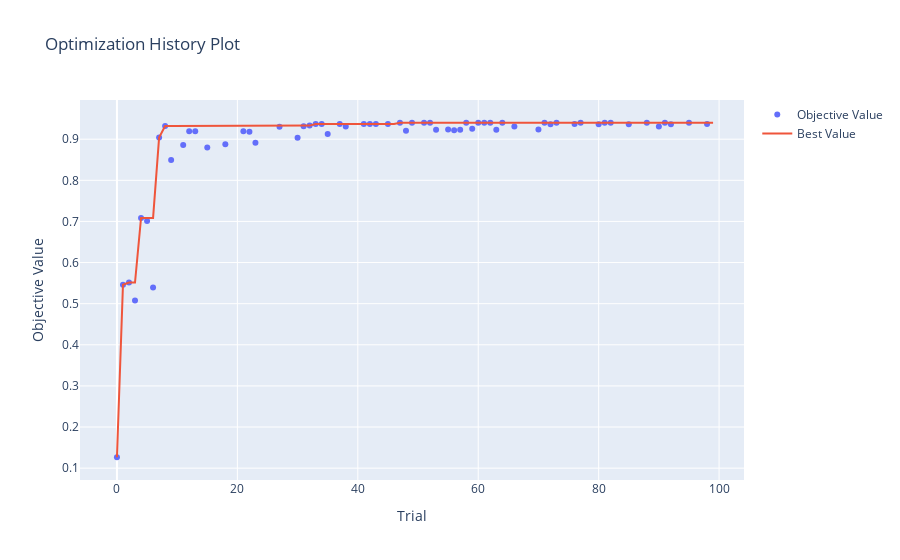
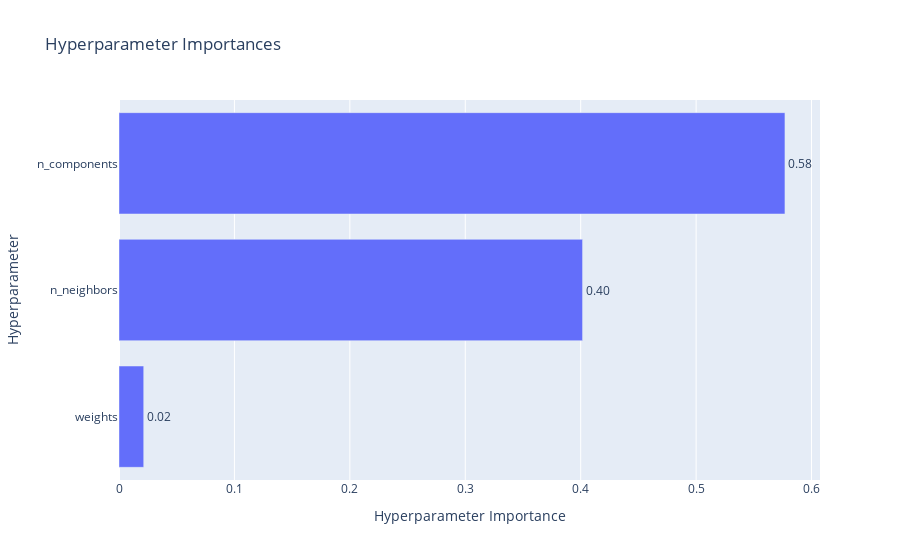
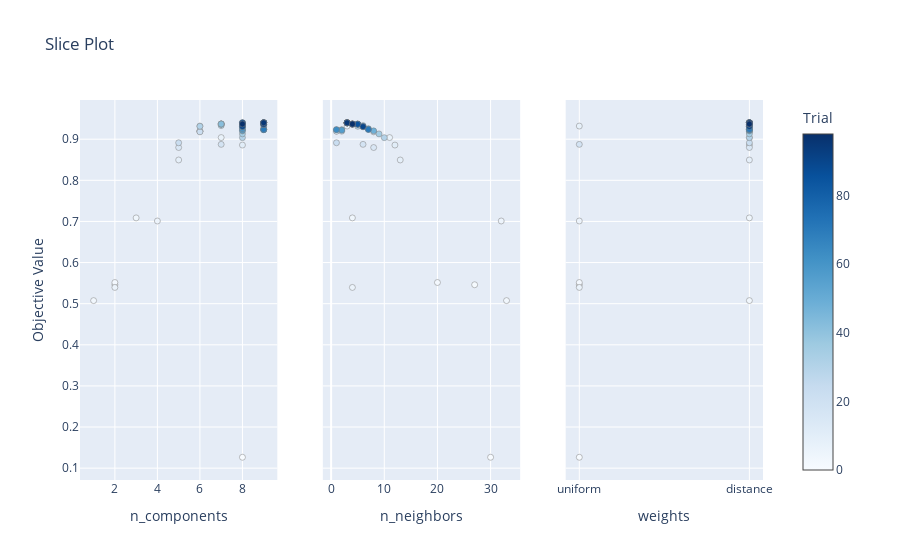

Notebook source saved alongside these figures, in order:
### Code cell
import numpy as np
import joblib  # for saving the model
from sklearn.model_selection import train_test_split
from sklearn.preprocessing import StandardScaler
from sklearn.metrics import accuracy_score
from sklearn.decomposition import KernelPCA, PCA
from sklearn.neighbors import KNeighborsClassifier
import optuna
import optuna.visualization as vis

n = 9

X = np.load('Datasets/kryptonite-%s-X.npy' % (n))
y = np.load('Datasets/kryptonite-%s-y.npy' % (n))

X_train_total, X_test, y_train_total, y_test = train_test_split(X, y, test_size=0.1, random_state=42)  # 10% of all data for final model evaluation

# To hold the best model and accuracy score
best_model = None
best_accuracy = -1

def objective(trial):
    global best_model, best_scaler, best_accuracy, best_pca

    # Shuffle and split data
    X_train, X_val, y_train, y_val = train_test_split(X_train_total, y_train_total, test_size=0.8, random_state=42)

    scaler = StandardScaler()
    X_train_scaled = scaler.fit_transform(X_train)
    X_val_scaled = scaler.transform(X_val)

    pca = PCA(n_components=trial.suggest_int('n_components', 1, X_train_scaled.shape[1]))
    X_train_scaled = pca.fit_transform(X_train_scaled)
    X_val_scaled = pca.transform(X_val_scaled)

    # KNN Classifier parameters
    classifier = KNeighborsClassifier(
        n_neighbors=trial.suggest_int('n_neighbors', 1, 50),
        weights=trial.suggest_categorical('weights', ['uniform', 'distance']),
        n_jobs=-1
    )

    # Train the classifier
    classifier.fit(X_train_scaled, y_train)

    # Evaluate on the validation set
    y_val_pred = classifier.predict(X_val_scaled)
    val_accuracy = accuracy_score(y_val, y_val_pred)

    # Report validation accuracy for pruning
    trial.report(val_accuracy, step=0)

    # Check if the trial should be pruned
    if trial.should_prune():
        raise optuna.TrialPruned()

    # If this is the best model so far, save it
    if val_accuracy > best_accuracy:
        best_accuracy = val_accuracy
        best_model = classifier  # Update the best model
        best_scaler = scaler
        best_pca = pca
        # Save the best model
        joblib.dump(best_model, 'best_knn_model.joblib')
        print(f"New best model saved with accuracy: {best_accuracy:.4f}")

    return val_accuracy

# Create a study object with a pruner
pruner = optuna.pruners.MedianPruner(n_startup_trials=10)
study = optuna.create_study(direction="maximize", pruner=pruner)

# Optimize the objective function
study.optimize(objective, n_trials=100)

print("Best hyperparameters:", study.best_params)
print("Best value:", study.best_value)
# print("Best model saved as 'best_knn_model.joblib'.")

# Optional: Visualize optimization results
vis.plot_optimization_history(study).show()
vis.plot_param_importances(study).show()
vis.plot_slice(study).show()

# Evaluate on the validation set
X_test_scaled = best_scaler.transform(X_test)
X_test_scaled = best_pca.transform(X_test_scaled)
y_test_pred = best_model.predict(X_test_scaled)
val_accuracy = accuracy_score(y_test, y_test_pred)

### Figure 1 — Plotly figure (JSON) as saved in the notebook; plotly's stock layout.template omitted (floating-point values rounded to 4 significant figures)
{"data": [{"mode": "markers", "name": "Objective Value", "type": "scatter", "x": [0, 1, 2, 3, 4, 5, 6, 7, 8, 9, 11, 12, 13, 15, 18, 21, 22, 23, 27, 30, 31, 32, 33, 34, 35, 37, 38, 41, 42, 43, 45, 47, 48, 49, 51, 52, 53, 55, 56, 57, 58, 59, 60, 61, 62, 63, 64, 66, 70, 71, 72, 73, 76, 77, 80, 81, 82, 85, 88, 90, 91, 92, 95, 98], "y": [0.1265, 0.546, 0.5515, 0.5075, 0.7086, 0.7011, 0.5395, 0.9039, 0.9319, 0.8495, 0.8857, 0.9195, 0.9195, 0.8797, 0.8874, 0.9195, 0.9178, 0.8913, 0.9301, 0.9037, 0.9313, 0.933, 0.937, 0.9369, 0.9129, 0.9369, 0.9306, 0.9369, 0.9369, 0.9369, 0.9369, 0.94, 0.9202, 0.9398, 0.9398, 0.9398, 0.9232, 0.9238, 0.9218, 0.9232, 0.94, 0.9255, 0.9398, 0.9398, 0.9398, 0.9232, 0.9398, 0.9306, 0.9238, 0.9398, 0.9363, 0.9398, 0.9368, 0.9398, 0.9363, 0.9398, 0.9398, 0.9363, 0.94, 0.9306, 0.9398, 0.9362, 0.9398, 0.9369]}, {"mode": "lines", "name": "Best Value", "type": "scatter", "x": [0, 1, 2, 3, 4, 5, 6, 7, 8, 9, 10, 11, 12, 13, 14, 15, 16, 17, 18, 19, 20, 21, 22, 23, 24, 25, 26, 27, 28, 29, 30, 31, 32, 33, 34, 35, 36, 37, 38, 39, 40, 41, 42, 43, 44, 45, 46, 47, 48, 49, 50, 51, 52, 53, 54, 55, 56, 57, 58, 59, 60, 61, 62, 63, 64, 65, 66, 67, 68, 69, 70, 71, 72, 73, 74, 75, 76, 77, 78, 79, 80, 81, 82, 83, 84, 85, 86, 87, 88, 89, 90, 91, 92, 93, 94, 95, 96, 97, 98, 99], "y": [0.1265, 0.546, 0.5515, 0.5515, 0.7086, 0.7086, 0.7086, 0.9039, 0.9319, 0.9319, 0.9319, 0.9319, 0.9319, 0.9319, 0.9319, 0.9319, 0.9319, 0.9319, 0.9319, 0.9319, 0.9319, 0.9319, 0.9319, 0.9319, 0.9319, 0.9319, 0.9319, 0.9319, 0.9319, 0.9319, 0.9319, 0.9319, 0.933, 0.937, 0.937, 0.937, 0.937, 0.937, 0.937, 0.937, 0.937, 0.937, 0.937, 0.937, 0.937, 0.937, 0.937, 0.94, 0.94, 0.94, 0.94, 0.94, 0.94, 0.94, 0.94, 0.94, 0.94, 0.94, 0.94, 0.94, 0.94, 0.94, 0.94, 0.94, 0.94, 0.94, 0.94, 0.94, 0.94, 0.94, 0.94, 0.94, 0.94, 0.94, 0.94, 0.94, 0.94, 0.94, 0.94, 0.94, 0.94, 0.94, 0.94, 0.94, 0.94, 0.94, 0.94, 0.94, 0.94, 0.94, 0.94, 0.94, 0.94, 0.94, 0.94, 0.94, 0.94, 0.94, 0.94, 0.94]}, {"marker": {"color": "#cccccc"}, "mode": "markers", "name": "Infeasible Trial", "showlegend": false, "type": "scatter", "x": [], "y": []}], "layout": {"title": {"text": "Optimization History Plot"}, "xaxis": {"title": {"text": "Trial"}}, "yaxis": {"title": {"text": "Objective Value"}}}}

### Figure 2 — Plotly figure (JSON) as saved in the notebook; plotly's stock layout.template omitted (floating-point values rounded to 4 significant figures)
{"data": [{"cliponaxis": false, "hovertemplate": ["weights (CategoricalDistribution): 0.021413206992476428<extra></extra>", "n_neighbors (IntDistribution): 0.4016259793814471<extra></extra>", "n_components (IntDistribution): 0.5769608136260764<extra></extra>"], "name": "Objective Value", "orientation": "h", "text": ["0.02", "0.40", "0.58"], "textposition": "outside", "type": "bar", "x": [0.02141, 0.4016, 0.577], "y": ["weights", "n_neighbors", "n_components"]}], "layout": {"title": {"text": "Hyperparameter Importances"}, "xaxis": {"title": {"text": "Hyperparameter Importance"}}, "yaxis": {"title": {"text": "Hyperparameter"}}}}

### Figure 3 — Plotly figure (JSON) as saved in the notebook; plotly's stock layout.template omitted (floating-point values rounded to 4 significant figures)
{"data": [{"marker": {"color": [0, 1, 2, 3, 4, 5, 6, 7, 8, 9, 11, 12, 13, 15, 18, 21, 22, 23, 27, 30, 31, 32, 33, 34, 35, 37, 38, 41, 42, 43, 45, 47, 48, 49, 51, 52, 53, 55, 56, 57, 58, 59, 60, 61, 62, 63, 64, 66, 70, 71, 72, 73, 76, 77, 80, 81, 82, 85, 88, 90, 91, 92, 95, 98], "colorbar": {"title": {"text": "Trial"}, "x": 1, "xpad": 40}, "colorscale": [[0, "rgb(247,251,255)"], [0.125, "rgb(222,235,247)"], [0.25, "rgb(198,219,239)"], [0.375, "rgb(158,202,225)"], [0.5, "rgb(107,174,214)"], [0.625, "rgb(66,146,198)"], [0.75, "rgb(33,113,181)"], [0.875, "rgb(8,81,156)"], [1, "rgb(8,48,107)"]], "line": {"color": "Grey", "width": 0.5}, "showscale": true}, "mode": "markers", "name": "Feasible Trial", "showlegend": false, "type": "scatter", "x": [8, 2, 2, 1, 3, 4, 2, 7, 6, 5, 8, 6, 6, 5, 7, 6, 6, 5, 9, 8, 6, 7, 7, 7, 8, 7, 8, 7, 7, 8, 8, 8, 8, 9, 9, 9, 9, 9, 8, 9, 8, 8, 9, 9, 9, 9, 9, 8, 9, 9, 9, 9, 8, 9, 9, 9, 9, 9, 8, 8, 9, 9, 9, 8], "xaxis": "x", "y": [0.1265, 0.546, 0.5515, 0.5075, 0.7086, 0.7011, 0.5395, 0.9039, 0.9319, 0.8495, 0.8857, 0.9195, 0.9195, 0.8797, 0.8874, 0.9195, 0.9178, 0.8913, 0.9301, 0.9037, 0.9313, 0.933, 0.937, 0.9369, 0.9129, 0.9369, 0.9306, 0.9369, 0.9369, 0.9369, 0.9369, 0.94, 0.9202, 0.9398, 0.9398, 0.9398, 0.9232, 0.9238, 0.9218, 0.9232, 0.94, 0.9255, 0.9398, 0.9398, 0.9398, 0.9232, 0.9398, 0.9306, 0.9238, 0.9398, 0.9363, 0.9398, 0.9368, 0.9398, 0.9363, 0.9398, 0.9398, 0.9363, 0.94, 0.9306, 0.9398, 0.9362, 0.9398, 0.9369], "yaxis": "y"}, {"marker": {"color": [0, 1, 2, 3, 4, 5, 6, 7, 8, 9, 11, 12, 13, 15, 18, 21, 22, 23, 27, 30, 31, 32, 33, 34, 35, 37, 38, 41, 42, 43, 45, 47, 48, 49, 51, 52, 53, 55, 56, 57, 58, 59, 60, 61, 62, 63, 64, 66, 70, 71, 72, 73, 76, 77, 80, 81, 82, 85, 88, 90, 91, 92, 95, 98], "colorbar": {"title": {"text": "Trial"}, "x": 1, "xpad": 40}, "colorscale": [[0, "rgb(247,251,255)"], [0.125, "rgb(222,235,247)"], [0.25, "rgb(198,219,239)"], [0.375, "rgb(158,202,225)"], [0.5, "rgb(107,174,214)"], [0.625, "rgb(66,146,198)"], [0.75, "rgb(33,113,181)"], [0.875, "rgb(8,81,156)"], [1, "rgb(8,48,107)"]], "line": {"color": "Grey", "width": 0.5}, "showscale": false}, "mode": "markers", "name": "Feasible Trial", "showlegend": false, "type": "scatter", "x": [30, 27, 20, 33, 4, 32, 4, 11, 3, 13, 12, 1, 1, 8, 6, 2, 8, 1, 6, 10, 5, 6, 5, 4, 9, 4, 6, 4, 4, 4, 4, 3, 8, 3, 3, 3, 2, 7, 2, 1, 3, 7, 3, 3, 3, 1, 3, 6, 7, 3, 5, 3, 5, 3, 5, 3, 3, 5, 3, 6, 3, 4, 3, 4], "xaxis": "x2", "y": [0.1265, 0.546, 0.5515, 0.5075, 0.7086, 0.7011, 0.5395, 0.9039, 0.9319, 0.8495, 0.8857, 0.9195, 0.9195, 0.8797, 0.8874, 0.9195, 0.9178, 0.8913, 0.9301, 0.9037, 0.9313, 0.933, 0.937, 0.9369, 0.9129, 0.9369, 0.9306, 0.9369, 0.9369, 0.9369, 0.9369, 0.94, 0.9202, 0.9398, 0.9398, 0.9398, 0.9232, 0.9238, 0.9218, 0.9232, 0.94, 0.9255, 0.9398, 0.9398, 0.9398, 0.9232, 0.9398, 0.9306, 0.9238, 0.9398, 0.9363, 0.9398, 0.9368, 0.9398, 0.9363, 0.9398, 0.9398, 0.9363, 0.94, 0.9306, 0.9398, 0.9362, 0.9398, 0.9369], "yaxis": "y2"}, {"marker": {"color": [0, 1, 2, 3, 4, 5, 6, 7, 8, 9, 11, 12, 13, 15, 18, 21, 22, 23, 27, 30, 31, 32, 33, 34, 35, 37, 38, 41, 42, 43, 45, 47, 48, 49, 51, 52, 53, 55, 56, 57, 58, 59, 60, 61, 62, 63, 64, 66, 70, 71, 72, 73, 76, 77, 80, 81, 82, 85, 88, 90, 91, 92, 95, 98], "colorbar": {"title": {"text": "Trial"}, "x": 1, "xpad": 40}, "colorscale": [[0, "rgb(247,251,255)"], [0.125, "rgb(222,235,247)"], [0.25, "rgb(198,219,239)"], [0.375, "rgb(158,202,225)"], [0.5, "rgb(107,174,214)"], [0.625, "rgb(66,146,198)"], [0.75, "rgb(33,113,181)"], [0.875, "rgb(8,81,156)"], [1, "rgb(8,48,107)"]], "line": {"color": "Grey", "width": 0.5}, "showscale": false}, "mode": "markers", "name": "Feasible Trial", "showlegend": false, "type": "scatter", "x": ["uniform", "uniform", "uniform", "distance", "distance", "uniform", "uniform", "distance", "uniform", "distance", "distance", "distance", "distance", "distance", "uniform", "distance", "distance", "distance", "distance", "distance", "distance", "distance", "distance", "distance", "distance", "distance", "distance", "distance", "distance", "distance", "distance", "distance", "distance", "distance", "distance", "distance", "distance", "distance", "distance", "distance", "distance", "distance", "distance", "distance", "distance", "distance", "distance", "distance", "distance", "distance", "distance", "distance", "distance", "distance", "distance", "distance", "distance", "distance", "distance", "distance", "distance", "distance", "distance", "distance"], "xaxis": "x3", "y": [0.1265, 0.546, 0.5515, 0.5075, 0.7086, 0.7011, 0.5395, 0.9039, 0.9319, 0.8495, 0.8857, 0.9195, 0.9195, 0.8797, 0.8874, 0.9195, 0.9178, 0.8913, 0.9301, 0.9037, 0.9313, 0.933, 0.937, 0.9369, 0.9129, 0.9369, 0.9306, 0.9369, 0.9369, 0.9369, 0.9369, 0.94, 0.9202, 0.9398, 0.9398, 0.9398, 0.9232, 0.9238, 0.9218, 0.9232, 0.94, 0.9255, 0.9398, 0.9398, 0.9398, 0.9232, 0.9398, 0.9306, 0.9238, 0.9398, 0.9363, 0.9398, 0.9368, 0.9398, 0.9363, 0.9398, 0.9398, 0.9363, 0.94, 0.9306, 0.9398, 0.9362, 0.9398, 0.9369], "yaxis": "y3"}], "layout": {"title": {"text": "Slice Plot"}, "xaxis": {"anchor": "y", "domain": [0, 0.2889], "title": {"text": "n_components"}}, "xaxis2": {"anchor": "y2", "domain": [0.3556, 0.6444], "title": {"text": "n_neighbors"}}, "xaxis3": {"anchor": "y3", "categoryarray": ["uniform", "distance"], "categoryorder": "array", "domain": [0.7111, 1], "title": {"text": "weights"}, "type": "category"}, "yaxis": {"anchor": "x", "domain": [0, 1], "title": {"text": "Objective Value"}}, "yaxis2": {"anchor": "x2", "domain": [0, 1], "matches": "y", "showticklabels": false}, "yaxis3": {"anchor": "x3", "domain": [0, 1], "matches": "y", "showticklabels": false}}}
